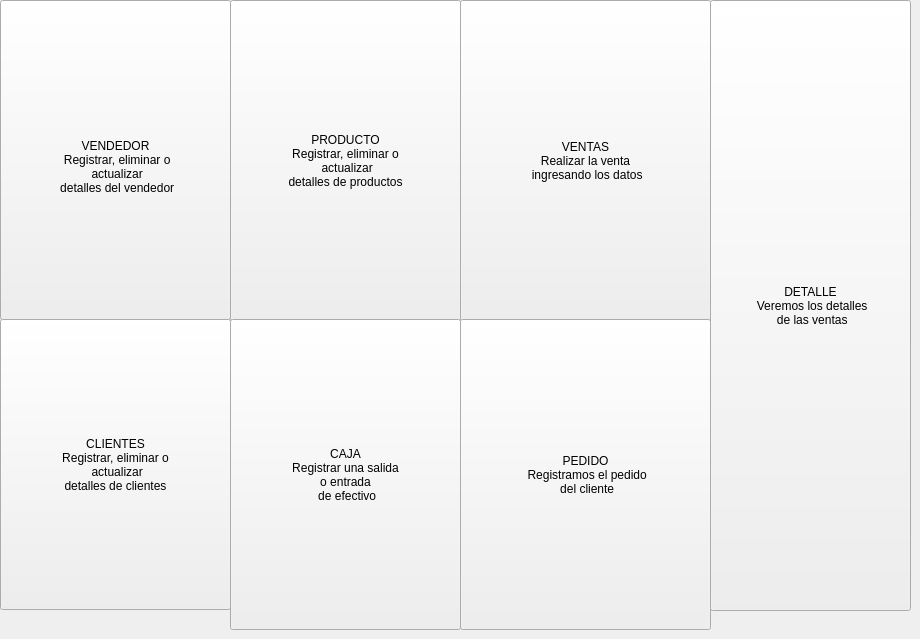
            <widget class="QWidget" name="pagina_inicio">
             <widget class="QPushButton" name="vendedorb">
              <property name="geometry">
               <rect>
                <x>0</x>
                <y>0</y>
                <width>231</width>
                <height>320</height>
               </rect>
              </property>
              <property name="toolTip">
               <string>asdasd</string>
              </property>
              <property name="text">
               <string>
VENDEDOR
 Registrar, eliminar o
 actualizar 
 detalles del vendedor</string>
              </property>
              <property name="icon">
               <iconset>
                <normaloff>../IMAGES/vendedora.png</normaloff>../IMAGES/vendedora.png</iconset>
              </property>
              <property name="iconSize">
               <size>
                <width>100</width>
                <height>100</height>
               </size>
              </property>
             </widget>
             <widget class="QPushButton" name="productob">
              <property name="geometry">
               <rect>
                <x>230</x>
                <y>0</y>
                <width>231</width>
                <height>321</height>
               </rect>
              </property>
              <property name="text">
               <string>PRODUCTO
Registrar, eliminar o
 actualizar 
 detalles de productos </string>
              </property>
              <property name="icon">
               <iconset>
                <normaloff>../IMAGES/producto.png</normaloff>../IMAGES/producto.png</iconset>
              </property>
              <property name="iconSize">
               <size>
                <width>100</width>
                <height>100</height>
               </size>
              </property>
             </widget>
             <widget class="QPushButton" name="venderb">
              <property name="geometry">
               <rect>
                <x>460</x>
                <y>0</y>
                <width>251</width>
                <height>321</height>
               </rect>
              </property>
              <property name="text">
               <string>VENTAS
Realizar la venta
 ingresando los datos</string>
              </property>
              <property name="icon">
               <iconset>
                <normaloff>../IMAGES/ventas.png</normaloff>../IMAGES/ventas.png</iconset>
              </property>
              <property name="iconSize">
               <size>
                <width>100</width>
                <height>100</height>
               </size>
              </property>
             </widget>
             <widget class="QPushButton" name="clienteb">
              <property name="geometry">
               <rect>
                <x>0</x>
                <y>319</y>
                <width>231</width>
                <height>291</height>
               </rect>
              </property>
              <property name="text">
               <string>CLIENTES
Registrar, eliminar o
 actualizar 
 detalles de clientes </string>
              </property>
              <property name="icon">
               <iconset>
                <normaloff>../IMAGES/cliente.png</normaloff>../IMAGES/cliente.png</iconset>
              </property>
              <property name="iconSize">
               <size>
                <width>100</width>
                <height>100</height>
               </size>
              </property>
             </widget>
             <widget class="QPushButton" name="cajab">
              <property name="geometry">
               <rect>
                <x>230</x>
                <y>319</y>
                <width>231</width>
                <height>311</height>
               </rect>
              </property>
              <property name="text">
               <string>CAJA
Registrar una salida 
o entrada
 de efectivo</string>
              </property>
              <property name="icon">
               <iconset>
                <normaloff>../IMAGES/caja.png</normaloff>../IMAGES/caja.png</iconset>
              </property>
              <property name="iconSize">
               <size>
                <width>100</width>
                <height>100</height>
               </size>
              </property>
             </widget>
             <widget class="QPushButton" name="reporteb">
              <property name="geometry">
               <rect>
                <x>460</x>
                <y>319</y>
                <width>251</width>
                <height>311</height>
               </rect>
              </property>
              <property name="text">
               <string>PEDIDO
 Registramos el pedido
 del cliente</string>
              </property>
              <property name="icon">
               <iconset>
                <normaloff>../IMAGES/pedido.png</normaloff>../IMAGES/pedido.png</iconset>
              </property>
              <property name="iconSize">
               <size>
                <width>100</width>
                <height>100</height>
               </size>
              </property>
             </widget>
             <widget class="QPushButton" name="detalleb">
              <property name="geometry">
               <rect>
                <x>710</x>
                <y>0</y>
                <width>201</width>
                <height>611</height>
               </rect>
              </property>
              <property name="layoutDirection">
               <enum>Qt::RightToLeft</enum>
              </property>
              <property name="inputMethodHints">
               <set>Qt::ImhNone</set>
              </property>
              <property name="text">
               <string>DETALLE 
 Veremos los detalles 
 de las ventas</string>
              </property>
              <property name="icon">
               <iconset>
                <normaloff>../IMAGES/detalle.png</normaloff>../IMAGES/detalle.png</iconset>
              </property>
              <property name="iconSize">
               <size>
                <width>100</width>
                <height>100</height>
               </size>
              </property>
             </widget>
            </widget>
